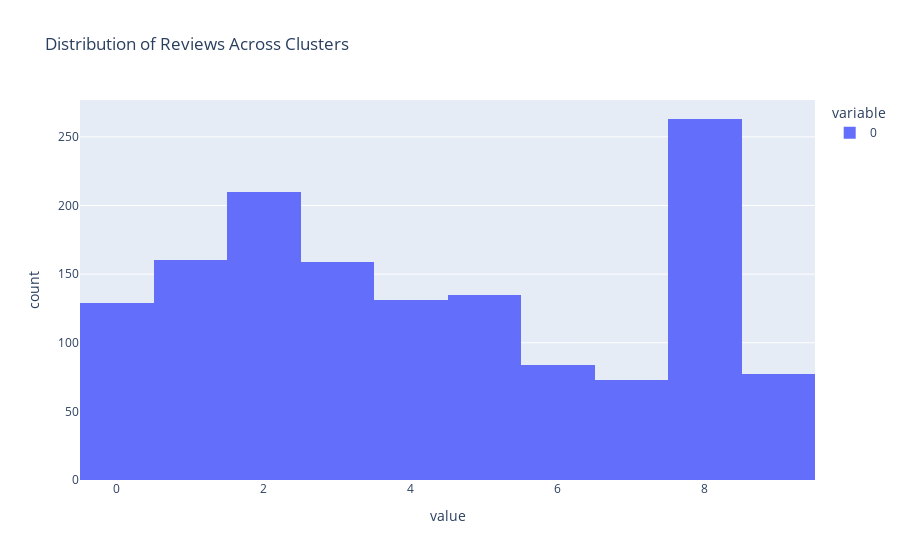

Notebook code for this chart:
### Code cell
pd.Series(km.labels_).plot(kind='hist', title='Distribution of Reviews Across Clusters')

### Figure 1 — Plotly figure (JSON) as saved in the notebook; plotly's stock layout.template omitted (floating-point values rounded to 4 significant figures; data arrays with more than 128 entries replaced by an {"elided": "..."} marker saying what was removed)
{"data": [{"alignmentgroup": "True", "bingroup": "x", "hovertemplate": "variable=0<br>value=%{x}<br>count=%{y}<extra></extra>", "legendgroup": "0", "marker": {"color": "#636efa", "pattern": {"shape": ""}}, "name": "0", "offsetgroup": "0", "orientation": "v", "showlegend": true, "type": "histogram", "x": {"elided": "1421 int values"}, "xaxis": "x", "yaxis": "y"}], "layout": {"barmode": "relative", "legend": {"title": {"text": "variable"}, "tracegroupgap": 0}, "title": {"text": "Distribution of Reviews Across Clusters"}, "xaxis": {"anchor": "y", "domain": [0, 1], "title": {"text": "value"}}, "yaxis": {"anchor": "x", "domain": [0, 1], "title": {"text": "count"}}}}
